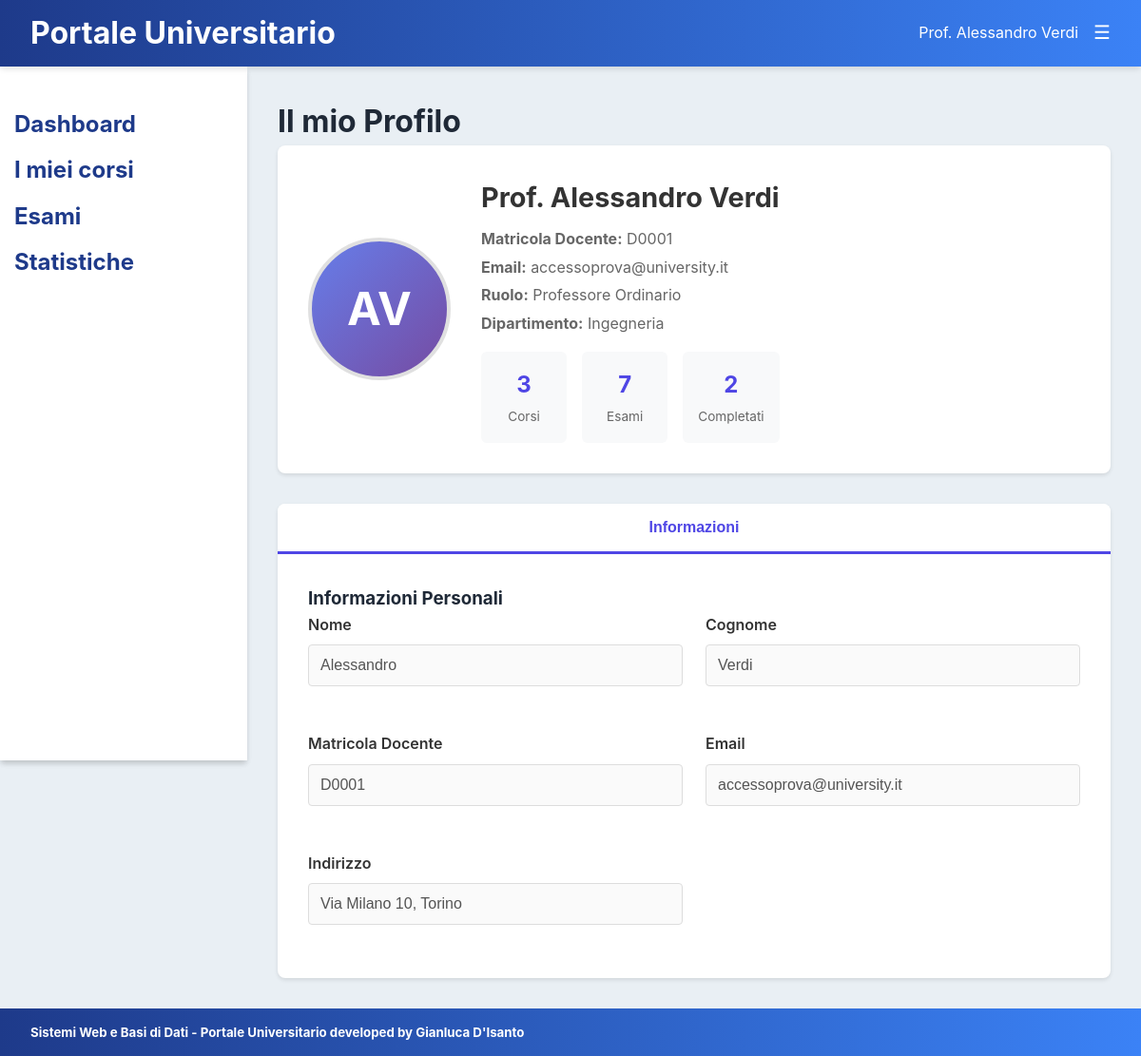
The page /src/profilo/profilo.php (signed in) on the database its author committed.
### tables this page shows
CREATE TABLE `docenti` (
  `matricola` varchar(20) NOT NULL,
  `nome` varchar(255) NOT NULL,
  `cognome` varchar(255) NOT NULL,
  `cf` varchar(16) NOT NULL,
  `email` varchar(255) NOT NULL,
  `password` varchar(255) NOT NULL,
  `indirizzo` varchar(255) DEFAULT NULL,
  `ruolo` int(11) NOT NULL,
  `dipartimento` int(11) NOT NULL
);

CREATE TABLE `ruoli` (
  `id` int(11) NOT NULL,
  `nome_ruolo` varchar(255) NOT NULL
);

CREATE TABLE `dipartimenti` (
  `id` int(11) NOT NULL,
  `nome` varchar(255) NOT NULL
);

### src/profilo/profiloController.php (called while the page is built)
<?php
function getDatiDocente(mysqli $conn, string $matricola, string &$message){
    $queryProfilo = $conn->prepare("SELECT d.nome, d.cognome, d.matricola, d.email, dip.nome AS dipartimento, r.nome_ruolo AS ruolo,
                                    d.indirizzo FROM docenti d
                                    JOIN ruoli r ON r.id = d.ruolo
                                    JOIN dipartimenti dip ON d.dipartimento = dip.id
                                    WHERE matricola = ?");
    $queryProfilo->bind_param("s", $matricola);
    if(!$queryProfilo->execute()){
        if(isset($conn->error) && is_string($conn->error)){
            $message = $conn->error;
        } else{
            $message = "Errore nella fase di esecuzione della query";
        }
        return null;
    }
    return $queryProfilo->get_result();
}
function getStatsDocente(mysqli $conn, string $matricola, string &$message){
    $queryStats = $conn->prepare("SELECT
        COUNT(DISTINCT c.id) as corsi_totali,
        COUNT(DISTINCT e.id) as esami_totali,
        COUNT(DISTINCT CASE WHEN e.completato = 1 THEN e.id END) as esami_completati
        FROM corsi c
        LEFT JOIN esami e ON c.id = e.corso
        WHERE c.docente = ?");
    $queryStats->bind_param("s", $matricola);
    if(!$queryStats->execute()){
        if(isset($conn->error) && is_string($conn->error)){
            $message = $conn->error;
        } else{
            $message = "Errore nella fase di esecuzione della query";
        }
        return null;
    }
    return $queryStats->get_result();
}
?>

### src/profilo/profilo.php (the view, shortened to what this page needs)
<?php
require '../../config/db_connection.php';
require 'profiloController.php';
$message = "";
$datiDocente = getDatiDocente($conn, $_SESSION['id_utente'], $message);
$datiStatistiche = getStatsDocente($conn, $_SESSION['id_utente'], $message);
$profilo = $datiDocente->fetch_assoc();
$stats = $datiStatistiche->fetch_assoc();
?>
<!DOCTYPE html>
<html>
<head>
    <link rel="stylesheet" href="../common/common.css">
    <link rel="stylesheet" href="profilo.css">
</head>
<body>
    <?php include '../common/header.php'; ?>
    <div class="dashboard">
        <?php include '../common/sidebar.php'; ?>
        <main class="main-content">
            <div class="profile-container">
                <h1>Il mio Profilo</h1>
                <div class="profile-header">
                    <div class="profile-photo">
                        <div class="default-avatar">
                            <?php echo strtoupper(substr($profilo['nome'], 0, 1) . substr($profilo['cognome'], 0, 1)); ?>
                        </div>
                    </div>
                    <div class="profile-info">
                        <h2>Prof. <?php echo htmlspecialchars($profilo['nome'] . ' ' . $profilo['cognome']); ?></h2>
                        <p><strong>Matricola Docente:</strong> <?php echo htmlspecialchars($profilo['matricola']); ?></p>
                        <p><strong>Email:</strong> <?php echo htmlspecialchars($profilo['email']); ?></p>
                        <p><strong>Ruolo:</strong> <?php echo htmlspecialchars($profilo['ruolo']); ?></p>
                        <p><strong>Dipartimento:</strong> <?php echo htmlspecialchars($profilo['dipartimento']); ?></p>
                        <div class="stats-mini">
                            <div class="stat-mini">
                                <div class="stat-mini-number"><?php echo $stats['corsi_totali']; ?></div>
                                <div class="stat-mini-label">Corsi</div>
                            </div>
                            <div class="stat-mini">
                                <div class="stat-mini-number"><?php echo $stats['esami_totali']; ?></div>
                                <div class="stat-mini-label">Esami</div>
                            </div>
                            <div class="stat-mini">
                                <div class="stat-mini-number"><?php echo $stats['esami_completati']; ?></div>
                                <div class="stat-mini-label">Completati</div>
                            </div>
                        </div>
                    </div>
                </div>
                <div class="profile-tabs">
                    <button class="tab-button active" onclick="showTab('informazioni')">Informazioni</button>
                </div>
                <div class="tab-content">
                    <div id="informazioni" class="tab-pane active">
                        <h3>Informazioni Personali</h3>
                        <form method="POST" action="">
                            <div class="info-grid">
                                <div class="form-group">
                                    <label for="nome">Nome</label>
                                    <input type="text" id="nome" value="<?php echo htmlspecialchars($profilo['nome']); ?>" disabled>
                                </div>
                                <div class="form-group">
                                    <label for="cognome">Cognome</label>
                                    <input type="text" id="cognome" value="<?php echo htmlspecialchars($profilo['cognome']); ?>" disabled>
                                </div>
                                <div class="form-group">
                                    <label for="id_docente">Matricola Docente</label>
                                    <input type="text" id="id_docente" value="<?php echo htmlspecialchars($profilo['matricola']); ?>" disabled>
                                </div>
                                <div class="form-group">
                                    <label for="email">Email</label>
                                    <input type="email" id="email" name="email" value="<?php echo htmlspecialchars($profilo['email']); ?>" disabled>
                                </div>
                                <div class="form-group">
                                    <label for="indirizzo">Indirizzo</label>
                                    <input type="indirizzo" id="indirizzo" name="indirizzo" value="<?php echo htmlspecialchars($profilo['indirizzo']); ?>" disabled>
                                </div>
                            </div>
                        </form>
                    </div>
                </div>
            </div>
        </main>
    </div>
    <?php include '../common/footer.php'; ?>
</body>
</html>

### src/common/common.css (style rules this page uses)
* { margin: 0; padding: 0; box-sizing: border-box; }
:root { --primary-blue: #1e3a8a; --secondary-blue: #3b82f6; --light-blue: hsla(204, 33%, 84%, 0.396); --light-blue1: hsl(214, 95%, 93%); --success-green: #059669; --warning-orange: #d97706; --danger-red: #dc2626; --gray-50: #ffffff00; --gray-100: #f3f4f6; --gray-200: #e5e7eb; --gray-300: #d1d5db; --gray-600: #4b5563; --gray-800: #1f2937; --white: #ffffff; --shadow-sm: 0 1px 2px 0 rgba(0, 0, 0, 0.05); --shadow-md: 0 4px 6px -1px rgba(0, 0, 0, 0.1); --shadow-lg: 0 10px 15px -3px rgb(0, 0, 0); }
body { font-family: -apple-system, BlinkMacSystemFont, 'Segoe UI', Roboto, sans-serif; line-height: 1.6; color: var(--gray-800); background-color: var(--light-blue); }
.main-content { margin-left: 260px; margin-top: 70px; padding: 2rem; min-height: calc(100vh - 70px); }
main { flex: 1; padding: 20px; }

### src/profilo/profilo.css (style rules this page uses)
.profile-container { max-width: 1200px; margin: 0 auto; }
.profile-header { background: white; border-radius: 8px; padding: 2rem; margin-bottom: 2rem; box-shadow: 0 2px 4px rgba(0,0,0,0.1); display: flex; gap: 2rem; align-items: center; }
.profile-photo { position: relative; }
.default-avatar { width: 150px; height: 150px; border-radius: 50%; background: linear-gradient(135deg, #667eea 0%, #764ba2 100%); display: flex; align-items: center; justify-content: center; color: white; font-size: 3rem; font-weight: bold; border: 4px solid #e0e0e0; }
.profile-info h2 { margin: 0 0 0.5rem 0; color: #333; font-size: 1.8rem; }
.profile-info p { margin: 0.25rem 0; color: #666; }
.profile-tabs { display: flex; background: white; border-radius: 8px 8px 0 0; overflow: hidden; box-shadow: 0 2px 4px rgba(0,0,0,0.1); }
.tab-button { flex: 1; padding: 1rem; background: #f8f9fa; border: none; cursor: pointer; font-size: 1rem; transition: all 0.3s ease; }
.tab-button.active { background: white; border-bottom: 3px solid #4f46e5; color: #4f46e5; font-weight: 600; }
.tab-content { background: white; border-radius: 0 0 8px 8px; padding: 2rem; box-shadow: 0 2px 4px rgba(0,0,0,0.1); }
.tab-pane { display: none; }
.tab-pane.active { display: block; }
.form-group { margin-bottom: 1.5rem; }
.form-group label { display: block; margin-bottom: 0.5rem; font-weight: 600; color: #333; }
.form-group input, .form-group textarea { width: 100%; padding: 0.75rem; border: 1px solid #ddd; border-radius: 4px; font-size: 1rem; transition: border-color 0.3s ease; }
.stats-mini { display: flex; gap: 1rem; margin-top: 1rem; }
.stat-mini { text-align: center; padding: 1rem; background: #f8f9fa; border-radius: 6px; flex: 1; }
.stat-mini-number { font-size: 1.5rem; font-weight: bold; color: #4f46e5; }
.stat-mini-label { font-size: 0.85rem; color: #666; margin-top: 0.25rem; }
.info-grid { display: grid; grid-template-columns: repeat(auto-fit, minmax(300px, 1fr)); gap: 1.5rem; }

### rows shown on the page
docenti: nome+cognome "AV", nome+cognome "Alessandro Verdi", matricola "D0001", email "accessoprova@university.it", ruolo.nome_ruolo "Professore Ordinario", dipartimento.nome "Ingegneria", nome "Alessandro", cognome "Verdi", indirizzo "Via Milano 10, Torino"

### other values the page prints
$_SESSION['nome'] "Alessandro"
$_SESSION['cognome'] "Verdi"
$stats['corsi_totali'] "3"
$stats['esami_totali'] "7"
$stats['esami_completati'] "2"
